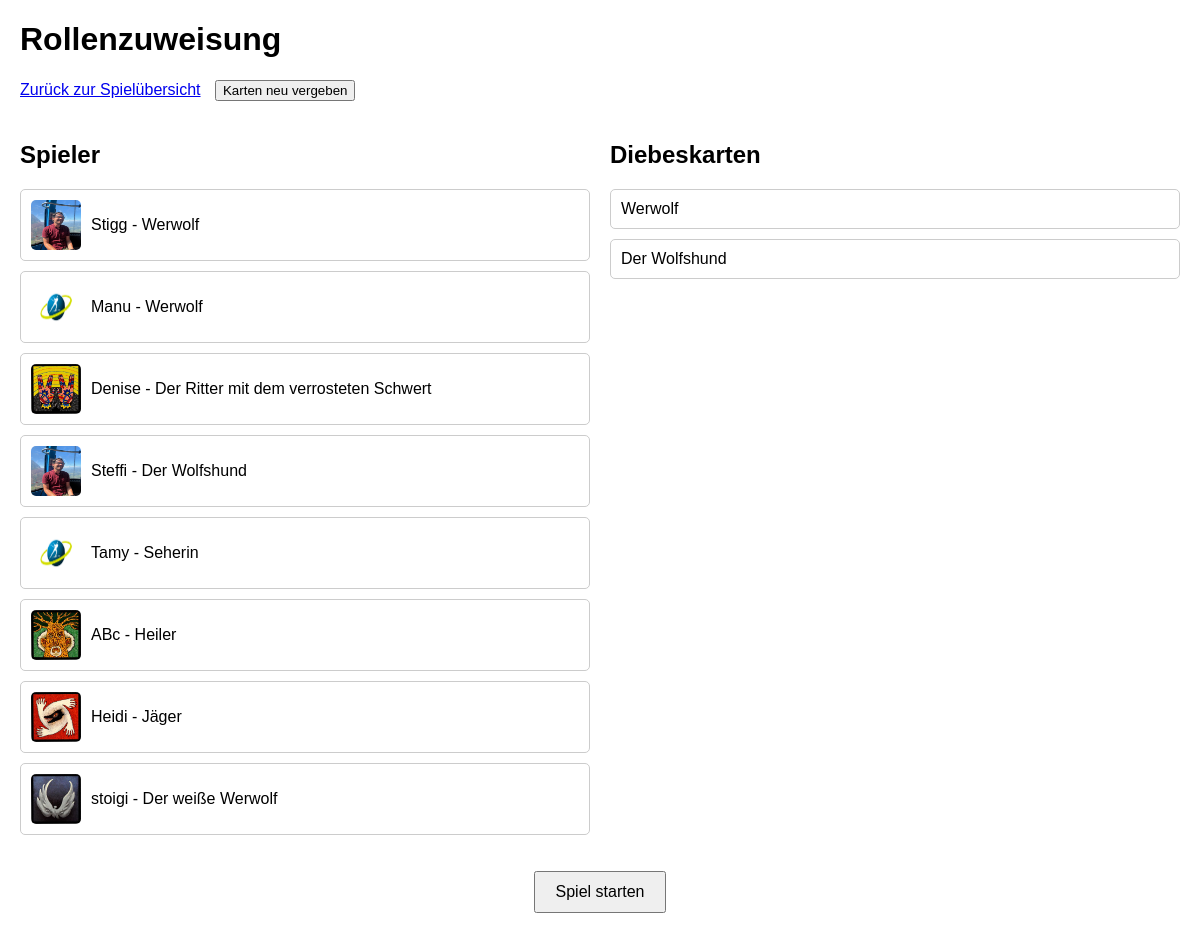
Screenshot of /game with the database file from the repository.
### tables this page shows
CREATE TABLE "players" (
	"id"	INTEGER,
	"name"	TEXT NOT NULL UNIQUE,
	"image"	TEXT,
	"role"	TEXT,
	"status"	TEXT,
	PRIMARY KEY("id" AUTOINCREMENT)
);

CREATE TABLE thief_cards (
                id INTEGER PRIMARY KEY AUTOINCREMENT,
                role_name TEXT NOT NULL
            );

### app.py (the view)
@app.route('/game', methods=['GET'])
def game():
    try:
        with get_db_connection() as conn:
            players = conn.execute("SELECT name, image, role FROM players").fetchall()
            dieb_exists = conn.execute(
                "SELECT 1 FROM game_roles WHERE role_name = 'Dieb' LIMIT 1"
            ).fetchone() is not None
            thief_cards = []
            if dieb_exists:
                thief_cards = conn.execute("SELECT role_name FROM thief_cards").fetchall()
        return render_template(
            'game.html',
            players=[{"name": p["name"], "image": p["image"], "role": p["role"]} for p in players],
            thief_cards=[{"role_name": t["role_name"]} for t in thief_cards] if dieb_exists else None
        )
    except Exception as e:
        print(f"Fehler in der /game-Route: {e}")
        return "Ein Fehler ist aufgetreten.", 500

### app.py (called while the page is built)
def get_db_connection():
    conn = sqlite3.connect("players.db")
    conn.row_factory = sqlite3.Row  # Ermöglicht den Zugriff auf Spaltennamen
    return conn

### templates/game.html (shortened to what this page needs)
<!DOCTYPE html>
<html lang="en">
<head>
</head>
<body>
    <h1>Rollenzuweisung</h1>
    <div class="buttons">
        <a href="{{ url_for('gameoverview') }}">Zurück zur Spielübersicht</a>
        <button onclick="assignRoles()">Karten neu vergeben</button>
    </div>
    <div class="container">
        <div class="player">
            <h2>Spieler</h2>
            <ul>
                {% for player in players %}
                <li>
                    <img src="{{ player.image }}" alt="{{ player.name }}">
                    <span>{{ player.name }} - {{ player.role or "Keine Rolle" }}</span>
                </li>
                {% endfor %}
            </ul>
        </div>
        {% if thief_cards %}
        <div class="thief-cards">
            <h2>Diebeskarten</h2>
            <ul>
                {% for card in thief_cards %}
                <li>{{ card.role_name }}</li>
                {% endfor %}
            </ul>
        </div>
        {% endif %}
    </div>
</body>
</html>
<div style="text-align: center; margin-top: 20px;">
    <button onclick="startGame()" class="btn btn-primary" style="padding: 10px 20px; font-size: 16px;">Spiel starten</button>
</div>

### templates/game.html (style rules this page uses)
body { font-family: Arial, sans-serif; margin: 20px; }
.container { display: flex; justify-content: space-between; gap: 20px; }
.player, .thief-cards { flex: 1; }
ul { list-style: none; padding: 0; }
li { margin: 10px 0; padding: 10px; border: 1px solid #ccc; border-radius: 5px; display: flex; align-items: center; gap: 10px; }
img { width: 50px; height: 50px; border-radius: 5px; }
.buttons { margin-bottom: 20px; }
.buttons button, .buttons a { margin-right: 10px; }

### rows the page displays
players: image (picture), name "Stigg", role "Werwolf"
players: image (picture), name "Manu", role "Werwolf"
players: image (picture), name "Denise", role "Der Ritter mit dem verrosteten Schwert"
players: image (picture), name "Steffi", role "Der Wolfshund"
players: image (picture), name "Tamy", role "Seherin"
players: image (picture), name "ABc", role "Heiler"
players: image (picture), name "Heidi", role "Jäger"
players: image (picture), name "stoigi", role "Der weiße Werwolf"
thief_cards: role_name "Werwolf"
thief_cards: role_name "Der Wolfshund"
